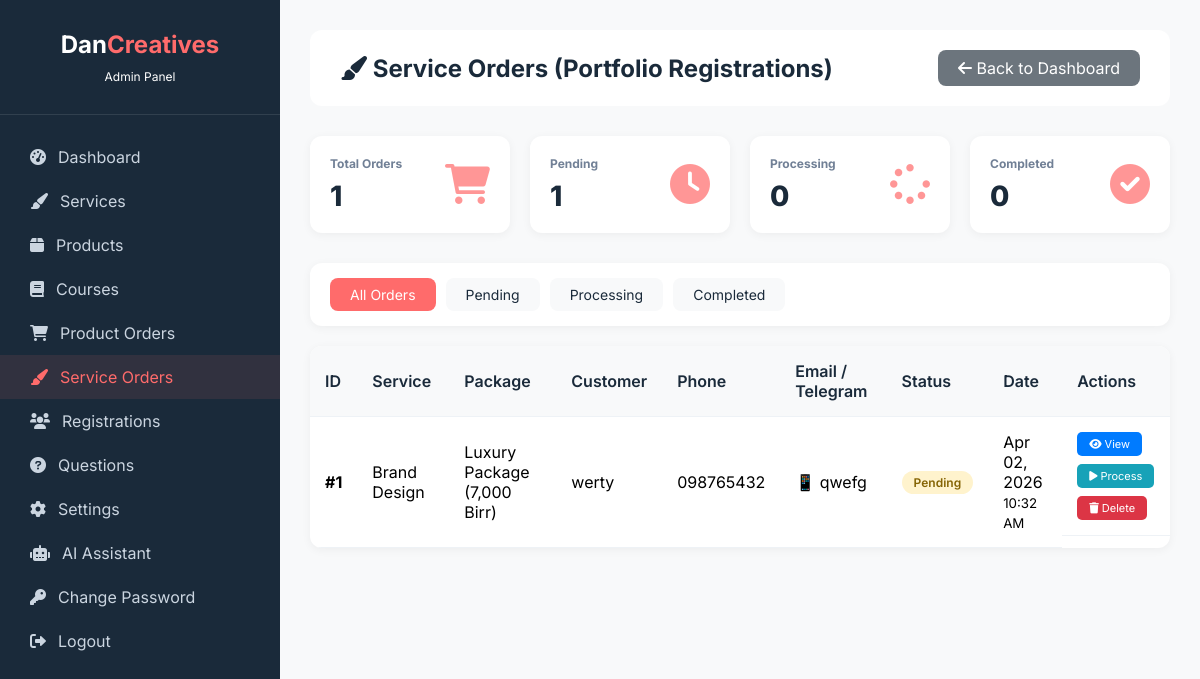
/admin/view-service-orders.php (signed in), run on the app's committed database.
### tables this page shows
CREATE TABLE `service_registrations` (
  `id` int(11) NOT NULL AUTO_INCREMENT,
  `service` varchar(200) DEFAULT NULL,
  `package_name` varchar(100) DEFAULT NULL,
  `package_price` varchar(50) DEFAULT NULL,
  `fullname` varchar(100) NOT NULL,
  `phone` varchar(50) NOT NULL,
  `email` varchar(100) DEFAULT NULL,
  `telegram` varchar(100) DEFAULT NULL,
  `notes` text DEFAULT NULL,
  `status` varchar(50) DEFAULT 'pending',
  `created_at` timestamp NOT NULL DEFAULT current_timestamp(),
  PRIMARY KEY (`id`)
);

### admin/view-service-orders.php (the view, shortened to what this page needs)
<?php
require_once '../config.php';
$status_filter = isset($_GET['filter']) ? $conn->real_escape_string($_GET['filter']) : '';
$where = $status_filter ? "WHERE status='$status_filter'" : "";
$orders = $conn->query("SELECT * FROM service_registrations $where ORDER BY id DESC");
$total_pending = $conn->query("SELECT COUNT(*) as count FROM service_registrations WHERE status='pending'")->fetch_assoc()['count'];
$total_processing = $conn->query("SELECT COUNT(*) as count FROM service_registrations WHERE status='processing'")->fetch_assoc()['count'];
$total_completed = $conn->query("SELECT COUNT(*) as count FROM service_registrations WHERE status='completed'")->fetch_assoc()['count'];
$total_orders = $conn->query("SELECT COUNT(*) as count FROM service_registrations")->fetch_assoc()['count'];
?>
<!DOCTYPE html>
<html lang="en">
<head>
    <link rel="stylesheet" href="https://cdnjs.cloudflare.com/ajax/libs/font-awesome/6.0.0-beta3/css/all.min.css">
</head>
<body>
    <div class="admin-container">
        <div class="sidebar">
            <div class="sidebar-header">
                <h3>Dan<span>Creatives</span></h3>
                <p style="font-size:12px;margin-top:10px;">Admin Panel</p>
            </div>
            <div class="sidebar-menu">
                <a href="dashboard.php"><i class="fas fa-tachometer-alt"></i> Dashboard</a>
                <a href="dashboard.php#servicesSection"><i class="fas fa-paint-brush"></i> Services</a>
                <a href="dashboard.php#productsSection"><i class="fas fa-box"></i> Products</a>
                <a href="dashboard.php#coursesSection"><i class="fas fa-book"></i> Courses</a>
                <a href="dashboard.php#product_ordersSection"><i class="fas fa-shopping-cart"></i> Product Orders</a>
                <a href="view-service-orders.php" class="active"><i class="fas fa-paint-brush"></i> Service Orders</a>
                <a href="dashboard.php#registrationsSection"><i class="fas fa-users"></i> Registrations</a>
                <a href="dashboard.php#questionsSection"><i class="fas fa-question-circle"></i> Questions</a>
                <a href="dashboard.php#aboutSection"><i class="fas fa-cog"></i> Settings</a>
                <a href="ai-settings.php"><i class="fas fa-robot"></i> AI Assistant</a>
                <a href="change-password.php"><i class="fas fa-key"></i> Change Password</a>
                <a href="logout.php"><i class="fas fa-sign-out-alt"></i> Logout</a>
            </div>
        </div>
        <div class="main-content">
            <div class="top-bar">
                <h2><i class="fas fa-paint-brush"></i> Service Orders (Portfolio Registrations)</h2>
                <a href="dashboard.php" class="btn-back"><i class="fas fa-arrow-left"></i> Back to Dashboard</a>
            </div>
            <div class="stats-grid">
                <div class="stat-card">
                    <div class="stat-info">
                        <h3>Total Orders</h3>
                        <div class="number"><?php echo $total_orders; ?></div>
                    </div>
                    <div class="stat-icon"><i class="fas fa-shopping-cart"></i></div>
                </div>
                <div class="stat-card">
                    <div class="stat-info">
                        <h3>Pending</h3>
                        <div class="number"><?php echo $total_pending; ?></div>
                    </div>
                    <div class="stat-icon"><i class="fas fa-clock"></i></div>
                </div>
                <div class="stat-card">
                    <div class="stat-info">
                        <h3>Processing</h3>
                        <div class="number"><?php echo $total_processing; ?></div>
                    </div>
                    <div class="stat-icon"><i class="fas fa-spinner"></i></div>
                </div>
                <div class="stat-card">
                    <div class="stat-info">
                        <h3>Completed</h3>
                        <div class="number"><?php echo $total_completed; ?></div>
                    </div>
                    <div class="stat-icon"><i class="fas fa-check-circle"></i></div>
                </div>
            </div>
            <div class="filter-bar">
                <a href="view-service-orders.php" class="<?php echo !$status_filter ? 'active' : ''; ?>">All Orders</a>
                <a href="?filter=pending" class="<?php echo $status_filter == 'pending' ? 'active' : ''; ?>">Pending</a>
                <a href="?filter=processing" class="<?php echo $status_filter == 'processing' ? 'active' : ''; ?>">Processing</a>
                <a href="?filter=completed" class="<?php echo $status_filter == 'completed' ? 'active' : ''; ?>">Completed</a>
            </div>
            <div class="orders-table">
                <?php if($orders && $orders->num_rows > 0): ?>
                <table>
                    <thead>
                        <tr>
                            <th>ID</th>
                            <th>Service</th>
                            <th>Package</th>
                            <th>Customer</th>
                            <th>Phone</th>
                            <th>Email / Telegram</th>
                            <th>Status</th>
                            <th>Date</th>
                            <th>Actions</th>
                        </tr>
                    </thead>
                    <tbody>
                        <?php while($order = $orders->fetch_assoc()): ?>
                        <tr>
                            <td><strong>#<?php echo $order['id']; ?></strong></td>
                            <td><?php echo htmlspecialchars($order['service']); ?></td>
                            <td><?php echo htmlspecialchars($order['package_name']); ?> (<?php echo $order['package_price']; ?>)</td>
                            <td><?php echo htmlspecialchars($order['fullname']); ?></td>
                            <td><?php echo htmlspecialchars($order['phone']); ?></td>
                            <td>
                                <?php if($order['telegram']): ?>
                                📱 <?php echo htmlspecialchars($order['telegram']); ?>
                                <?php endif; ?>
                            </td>
                            <td>
                                <span class="status-badge status-<?php echo $order['status']; ?>">
                                    <?php echo ucfirst($order['status']); ?>
                                </span>
                            </td>
                            <td>
                                <?php echo date('M d, Y', strtotime($order['created_at'])); ?><br>
                                <small><?php echo date('h:i A', strtotime($order['created_at'])); ?></small>
                            </td>
                            <td class="action-buttons">
                                <a href="#" class="btn-view" onclick="viewOrderDetail(<?php echo $order['id']; ?>)">
                                    <i class="fas fa-eye"></i> View
                                </a>
                                <?php if($order['status'] == 'pending'): ?>
                                    <a href="?status=processing&id=<?php echo $order['id']; ?>" class="btn-processing" onclick="return confirm('Mark as processing?')">
                                        <i class="fas fa-play"></i> Process
                                    </a>
                                <?php endif; ?>
                                <a href="?delete=<?php echo $order['id']; ?>" class="btn-delete" onclick="return confirm('Delete this order?')">
                                    <i class="fas fa-trash"></i> Delete
                                </a>
                            </td>
                        </tr>
                        <?php endwhile; ?>
                    </tbody>
                </table>
                <?php endif; ?>
            </div>
        </div>
    </div>
</body>
</html>

### admin/view-service-orders.php (style rules this page uses)
* { margin: 0; padding: 0; box-sizing: border-box; }
body { font-family: 'Inter', sans-serif; background: #f8f9fa; }
.admin-container { display: flex; min-height: 100vh; }
.sidebar { width: 280px; background: #1a2a3a; color: white; position: fixed; height: 100vh; overflow-y: auto; }
.sidebar-header { padding: 30px; text-align: center; border-bottom: 1px solid rgba(255,255,255,0.1); }
.sidebar-header h3 { font-size: 24px; }
.sidebar-header span { color: #ff6b6b; }
.sidebar-menu { padding: 20px 0; }
.sidebar-menu a { display: flex; align-items: center; gap: 12px; padding: 12px 30px; color: #cbd5e0; text-decoration: none; transition: 0.3s; }
.sidebar-menu a:hover, .sidebar-menu a.active { background: rgba(255,107,107,0.1); color: #ff6b6b; }
.main-content { margin-left: 280px; flex: 1; padding: 30px; }
.top-bar { background: white; padding: 20px 30px; border-radius: 12px; margin-bottom: 30px; display: flex; justify-content: space-between; align-items: center; flex-wrap: wrap; gap: 15px; }
.top-bar h2 { color: #1a2a3a; }
.stats-grid { display: grid; grid-template-columns: repeat(auto-fit, minmax(180px, 1fr)); gap: 20px; margin-bottom: 30px; }
.stat-card { background: white; padding: 20px; border-radius: 12px; display: flex; align-items: center; justify-content: space-between; box-shadow: 0 2px 10px rgba(0,0,0,0.05); transition: 0.3s; }
.stat-info h3 { font-size: 12px; color: #718096; margin-bottom: 8px; }
.stat-info .number { font-size: 28px; font-weight: 800; color: #1a2a3a; }
.stat-icon { font-size: 40px; color: #ff6b6b; opacity: 0.7; }
.filter-bar { background: white; padding: 15px 20px; border-radius: 12px; margin-bottom: 20px; display: flex; gap: 10px; flex-wrap: wrap; align-items: center; box-shadow: 0 2px 10px rgba(0,0,0,0.05); }
.filter-bar a { padding: 8px 20px; background: #f8f9fa; border-radius: 8px; text-decoration: none; color: #1a2a3a; transition: 0.3s; font-size: 14px; }
.filter-bar a.active, .filter-bar a:hover { background: #ff6b6b; color: white; }
.btn-back { background: #6c757d; color: white; padding: 8px 20px; border-radius: 8px; text-decoration: none; }
.orders-table { background: white; border-radius: 12px; overflow-x: auto; box-shadow: 0 2px 10px rgba(0,0,0,0.05); }
table { width: 100%; border-collapse: collapse; }
th, td { padding: 15px; text-align: left; border-bottom: 1px solid #eef2f6; }
th { background: #f8f9fa; font-weight: 600; color: #1a2a3a; position: sticky; top: 0; }
.status-badge { padding: 4px 12px; border-radius: 20px; font-size: 12px; font-weight: 600; display: inline-block; }
.status-pending { background: #fff3cd; color: #856404; }
.action-buttons { display: flex; gap: 8px; flex-wrap: wrap; }
.action-buttons a { padding: 5px 12px; border-radius: 5px; font-size: 11px; text-decoration: none; transition: 0.3s; }
.btn-processing { background: #17a2b8; color: white; }
.btn-delete { background: #dc3545; color: white; }
.btn-view { background: #007bff; color: white; }

### data on the page
service_registrations: id "1", service "Brand Design", package_name "Luxury Package", package_price "7,000 Birr", fullname "werty", phone "098765432", telegram "qwefg", status "Pending", created_at "Apr 02, 2026", created_at "10:32 AM"

### other printed values
$total_orders "1"
$total_pending "1"
$total_processing "0"
$total_completed "0"
